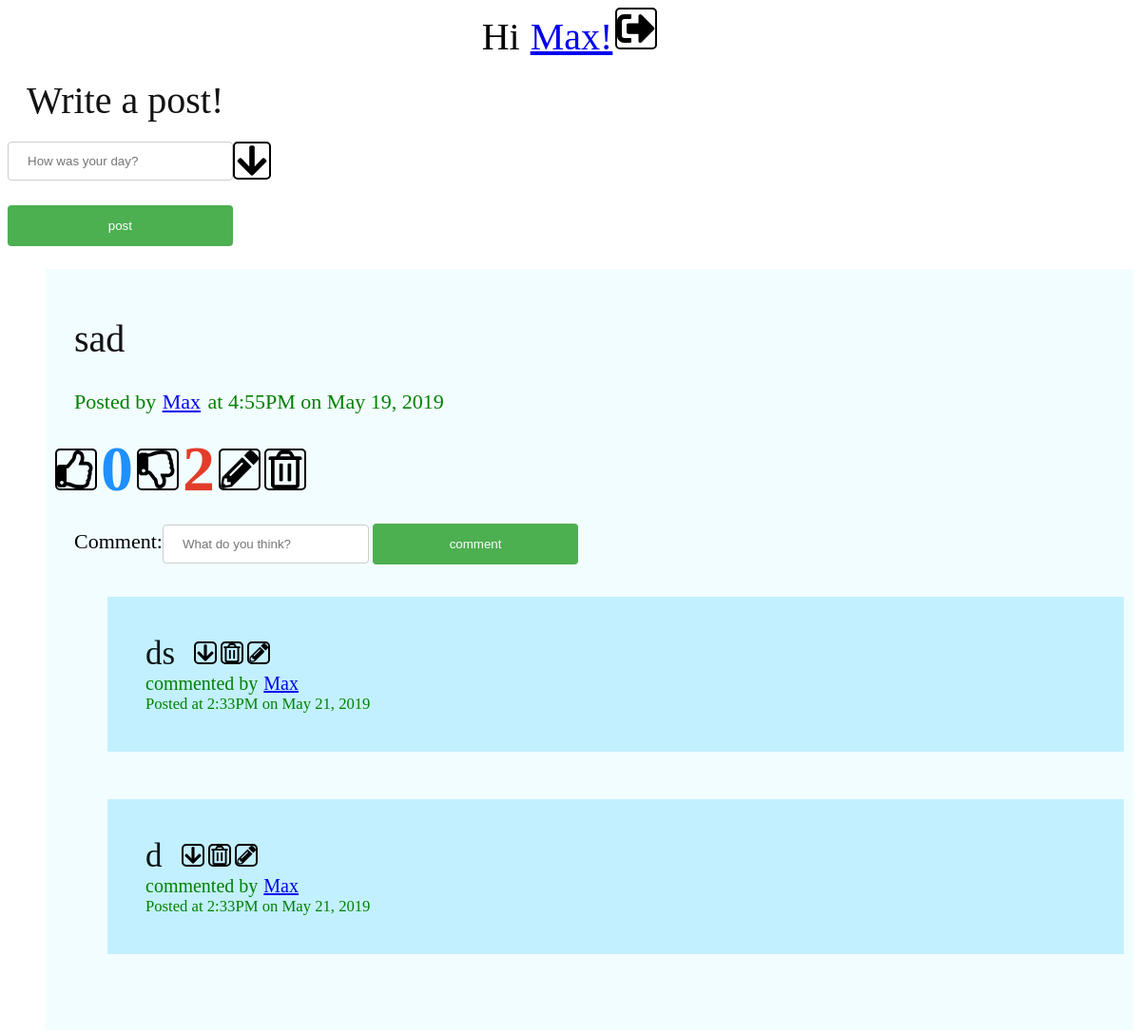
/ (signed in, upper part), run on an earlier commit of the app's database.
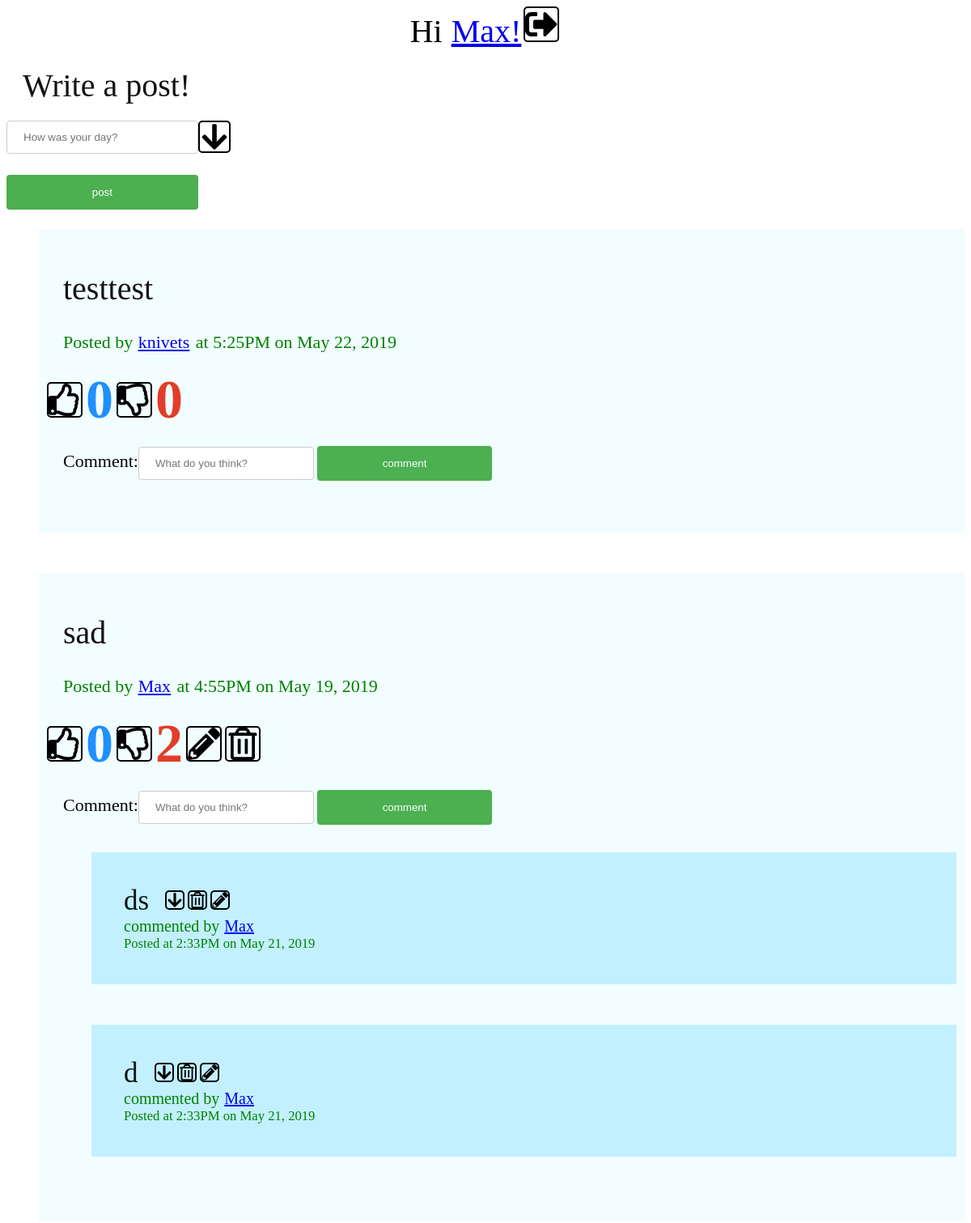
And on a later commit of the database.
### social/models.py (models this page shows, shortened)
class Post(models.Model):
    user = models.ForeignKey(User, on_delete=models.CASCADE)
    pub_date = models.DateTimeField('Publication Date', auto_now=True)
    post_text = models.CharField(max_length=1000)
    image = models.ImageField(upload_to='post-images', blank=True)
    def get_readable_date(self):
        return self.pub_date.strftime("%l:%M%p on %B %d, %Y")

class Comment(models.Model):
    comment = models.CharField(max_length=1000)
    post_date = models.DateTimeField('Publication Date')
    posted_by = models.ForeignKey(User, on_delete=models.CASCADE, blank=True, null=True)
    post = models.ForeignKey(Post, on_delete=models.CASCADE)
    in_reply_to_comment = models.IntegerField(blank=True, null=True)
    in_reply_to_user = models.IntegerField(blank=True, null=True)
    def get_readable_date(self):
        return self.post_date.strftime("%l:%M%p on %B %d, %Y")
    def __str__(self):
        return self.comment

### social/views/index.py (the view)
# urls.py: path('', views.index, name='index'),
def index(request):
    if request.user.is_authenticated:
        posts = Post.objects.filter(pub_date__lte=timezone.now()).order_by('-pub_date')[::1]
        last_post = Post.objects.get_queryset().last()
        return render(request, 'social/index.html', {'latest_posts_list':posts, 'latest_post':last_post, 'postform':PostForm(), 'editform':EditForm(), 'commentform':CommentForm()})
    return redirect('/login')

### social/forms.py
class PostForm(forms.Form):
    post_text = forms.CharField(min_length=1, max_length=2500, widget=forms.TextInput(attrs={'placeholder': 'How was your day?', 'id': 'post-field'}))
    post_image = forms.ImageField(required=False)

class EditForm(forms.Form):
    id = forms.IntegerField(widget=forms.TextInput(attrs={'id': 'edit-id'}))
    new_text = forms.CharField(min_length=1, max_length=2500, widget=forms.TextInput(attrs={'placeholder': 'Edit here', 'id': 'edit-field'}))

### social/templatetags/tags.py (called while the page is built)
@register.simple_tag
def total_likes(post):
    return Vote.objects.filter(voted_post=post, vote='L').count()

@register.simple_tag
def total_dislikes(post):
    return Vote.objects.filter(voted_post=post, vote='D').count()

### social/templates/social/index.html (shortened to what this page needs)
<head>
  {% extends 'social/base.html' %}
  {% load staticfiles %}
  {% load tags %}
{% block content %}
  <span class="center">Hi <a href="/user/{{ user.pk }}">{{ user.username }}!</a><a href="/logout"><img class="main" alt="log out" src="{% static 'icons/sign-out-alt.svg' %}" ></a></span>
  <div class="main">Write a post!</div>
  <form id="post_form" method="post" onsubmit="createPost()">
  <div class="flex">{{ postform.post_text }}
  <img onclick="toggleVisibility('drop_down_button');" alt="down" src="{% static 'icons/arrow-down.svg' %}" height="36px" width="36px"></div>
  <br><input type="submit" value="post">
</form>
{% endblock %}

### social/templates/social/base.html (shortened to what this page needs)
<!doctype html>
<html>
  <head>
    {% load static %}
    {% load tags %}
    <link rel="stylesheet" type="text/css" href="{% static 'social/style.css' %}">
  </head>
  <body>
    <main>
      {% block content %}
      {% endblock %}
      <ul id="posts">
      {% for post in latest_posts_list %}
      <li id="post{{ post.pk }}"><div class="main" id="post_text{{ post.pk }}">{{ post.post_text }}</div>
        <div class="sub">Posted by <a href="{% url 'social:user' post.user.pk %}">{{ post.user.username }}</a> at {{ post.get_readable_date }}</div><br>
        <img class="main" alt="like" src="{% static 'icons/thumbs-up.svg' %}" onclick="like({{ post.pk }}, '{{ csrf_token }}')">
        <div id="total_likes{{ post.pk }}" class="like">{% total_likes post %}</div>
        <img class="main" alt="dislike" src="{% static 'icons/thumbs-down.svg' %}" onclick="dislike({{ post.pk }}, '{{ csrf_token }}')">
        <div id="total_dislikes{{ post.pk }}" class="dislike">{% total_dislikes post %}</div>
        {% if post.user == user %}
        <img class="main" src="{% static 'icons/pencil-alt.svg' %}" onclick="toggleVisibility('edit{{ post.pk }}');">
        <img class="main" alt="delete" src="{% static 'icons/trash-alt.svg' %}" onclick="toggleVisibility('delete{{ post.pk }}');">
        {% endif %}
        <span class="extrapadding" id="comment_in_reply{{ post.pk }}">
          <form onsubmit="commentInReply({{ post.pk }})">
            {{ commentform }}
            <input type="submit" value="comment">
          </form>
        </span>
        <ul id="comment_section{{ post.pk }}">
          {% for comment in post.comment_set.all %}
          <li class="{% if comment.in_reply_to_comment %}inreply{% else %}comment{% endif %}" id="comment{{ comment.pk }}"><div class="comment" id="comment_text{{ comment.pk }}">{{ comment }}</div><img class="reply" alt="down" src="{% static 'icons/arrow-down.svg' %}" onclick="toggleVisibility('comment_in_reply{{ comment.pk }}');">
          {% if comment.posted_by == user %}
          <img class="reply" alt="delete" src="{% static 'icons/trash-alt.svg' %}" onclick="toggleVisibility('delete_comment{{ comment.pk }}');">
          <img class="reply" src="{% static 'icons/pencil-alt.svg' %}" onclick="toggleVisibility('edit_comment{{ comment.pk }}');">
          {% endif %}
          <div class="commentsub"> commented by <a href="{% url 'social:user' comment.posted_by.pk %}">{{ comment.posted_by }}</a><br><small>Posted at  {{ comment.get_readable_date }}</small></div>
          </li>
          {% endfor %}
        </ul>
      {% endfor %}
      </ul>
    </main>
  </body>
</html>

What changed in the data, as far as the page shows it:
added Post: post_text "testtest", user.username "knivets", get_readable_date "5:25PM on May 22, 2019", id "0"
